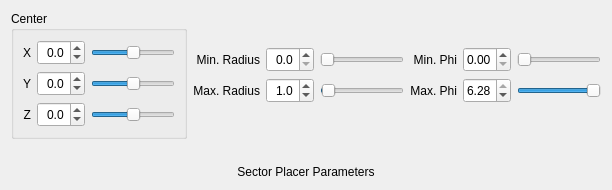
                <widget class="QWidget" name="SectorPlacerPage" >
                 <layout class="QGridLayout" name="gridLayout_20" >
                  <item rowspan="4" row="0" column="0" >
                   <widget class="QGroupBox" name="SectorPlacerGroupBox" >
                    <property name="title" >
                     <string>Center</string>
                    </property>
                    <layout class="QGridLayout" name="gridLayout_21" >
                     <item row="0" column="0" >
                      <widget class="QLabel" name="SectorPlacerXLabel" >
                       <property name="sizePolicy" >
                        <sizepolicy vsizetype="Fixed" hsizetype="Fixed" >
                         <horstretch>0</horstretch>
                         <verstretch>0</verstretch>
                        </sizepolicy>
                       </property>
                       <property name="minimumSize" >
                        <size>
                         <width>0</width>
                         <height>25</height>
                        </size>
                       </property>
                       <property name="text" >
                        <string>X</string>
                       </property>
                       <property name="alignment" >
                        <set>Qt::AlignRight|Qt::AlignTrailing|Qt::AlignVCenter</set>
                       </property>
                      </widget>
                     </item>
                     <item row="0" column="1" >
                      <widget class="QDoubleSpinBox" name="SectorPlacerXSpinBox" >
                       <property name="sizePolicy" >
                        <sizepolicy vsizetype="Fixed" hsizetype="Fixed" >
                         <horstretch>0</horstretch>
                         <verstretch>0</verstretch>
                        </sizepolicy>
                       </property>
                       <property name="minimumSize" >
                        <size>
                         <width>48</width>
                         <height>25</height>
                        </size>
                       </property>
                       <property name="maximumSize" >
                        <size>
                         <width>48</width>
                         <height>25</height>
                        </size>
                       </property>
                       <property name="alignment" >
                        <set>Qt::AlignRight|Qt::AlignTrailing|Qt::AlignVCenter</set>
                       </property>
                       <property name="decimals" >
                        <number>1</number>
                       </property>
                       <property name="minimum" >
                        <double>-10.000000000000000</double>
                       </property>
                       <property name="maximum" >
                        <double>10.000000000000000</double>
                       </property>
                       <property name="singleStep" >
                        <double>0.100000000000000</double>
                       </property>
                      </widget>
                     </item>
                     <item row="1" column="0" >
                      <widget class="QLabel" name="SectorPlacerYLabel" >
                       <property name="sizePolicy" >
                        <sizepolicy vsizetype="Fixed" hsizetype="Fixed" >
                         <horstretch>0</horstretch>
                         <verstretch>0</verstretch>
                        </sizepolicy>
                       </property>
                       <property name="minimumSize" >
                        <size>
                         <width>0</width>
                         <height>25</height>
                        </size>
                       </property>
                       <property name="text" >
                        <string>Y</string>
                       </property>
                       <property name="alignment" >
                        <set>Qt::AlignRight|Qt::AlignTrailing|Qt::AlignVCenter</set>
                       </property>
                      </widget>
                     </item>
                     <item row="1" column="1" >
                      <widget class="QDoubleSpinBox" name="SectorPlacerYSpinBox" >
                       <property name="sizePolicy" >
                        <sizepolicy vsizetype="Fixed" hsizetype="Fixed" >
                         <horstretch>0</horstretch>
                         <verstretch>0</verstretch>
                        </sizepolicy>
                       </property>
                       <property name="minimumSize" >
                        <size>
                         <width>48</width>
                         <height>25</height>
                        </size>
                       </property>
                       <property name="maximumSize" >
                        <size>
                         <width>48</width>
                         <height>25</height>
                        </size>
                       </property>
                       <property name="alignment" >
                        <set>Qt::AlignRight|Qt::AlignTrailing|Qt::AlignVCenter</set>
                       </property>
                       <property name="decimals" >
                        <number>1</number>
                       </property>
                       <property name="minimum" >
                        <double>-10.000000000000000</double>
                       </property>
                       <property name="maximum" >
                        <double>10.000000000000000</double>
                       </property>
                       <property name="singleStep" >
                        <double>0.100000000000000</double>
                       </property>
                      </widget>
                     </item>
                     <item row="2" column="0" >
                      <widget class="QLabel" name="SectorPlacerZLabel" >
                       <property name="sizePolicy" >
                        <sizepolicy vsizetype="Fixed" hsizetype="Fixed" >
                         <horstretch>0</horstretch>
                         <verstretch>0</verstretch>
                        </sizepolicy>
                       </property>
                       <property name="minimumSize" >
                        <size>
                         <width>0</width>
                         <height>25</height>
                        </size>
                       </property>
                       <property name="text" >
                        <string>Z</string>
                       </property>
                       <property name="alignment" >
                        <set>Qt::AlignRight|Qt::AlignTrailing|Qt::AlignVCenter</set>
                       </property>
                      </widget>
                     </item>
                     <item row="2" column="1" >
                      <widget class="QDoubleSpinBox" name="SectorPlacerZSpinBox" >
                       <property name="sizePolicy" >
                        <sizepolicy vsizetype="Fixed" hsizetype="Fixed" >
                         <horstretch>0</horstretch>
                         <verstretch>0</verstretch>
                        </sizepolicy>
                       </property>
                       <property name="minimumSize" >
                        <size>
                         <width>48</width>
                         <height>25</height>
                        </size>
                       </property>
                       <property name="maximumSize" >
                        <size>
                         <width>48</width>
                         <height>25</height>
                        </size>
                       </property>
                       <property name="alignment" >
                        <set>Qt::AlignRight|Qt::AlignTrailing|Qt::AlignVCenter</set>
                       </property>
                       <property name="decimals" >
                        <number>1</number>
                       </property>
                       <property name="minimum" >
                        <double>-10.000000000000000</double>
                       </property>
                       <property name="maximum" >
                        <double>10.000000000000000</double>
                       </property>
                       <property name="singleStep" >
                        <double>0.100000000000000</double>
                       </property>
                      </widget>
                     </item>
                     <item row="0" column="2" >
                      <widget class="QSlider" name="SectorPlacerXSlider" >
                       <property name="minimum" >
                        <number>-100</number>
                       </property>
                       <property name="maximum" >
                        <number>100</number>
                       </property>
                       <property name="orientation" >
                        <enum>Qt::Horizontal</enum>
                       </property>
                      </widget>
                     </item>
                     <item row="1" column="2" >
                      <widget class="QSlider" name="SectorPlacerYSlider" >
                       <property name="minimum" >
                        <number>-100</number>
                       </property>
                       <property name="maximum" >
                        <number>100</number>
                       </property>
                       <property name="orientation" >
                        <enum>Qt::Horizontal</enum>
                       </property>
                      </widget>
                     </item>
                     <item row="2" column="2" >
                      <widget class="QSlider" name="SectorPlacerZSlider" >
                       <property name="minimum" >
                        <number>-100</number>
                       </property>
                       <property name="maximum" >
                        <number>100</number>
                       </property>
                       <property name="orientation" >
                        <enum>Qt::Horizontal</enum>
                       </property>
                      </widget>
                     </item>
                    </layout>
                   </widget>
                  </item>
                  <item row="5" column="0" colspan="7" >
                   <widget class="QLabel" name="SectorPlacerParametersLabel" >
                    <property name="text" >
                     <string>Sector Placer Parameters</string>
                    </property>
                    <property name="alignment" >
                     <set>Qt::AlignCenter</set>
                    </property>
                   </widget>
                  </item>
                  <item row="1" column="1" >
                   <widget class="QLabel" name="SectorPlacerMinRadiusLabel" >
                    <property name="text" >
                     <string>Min. Radius</string>
                    </property>
                    <property name="alignment" >
                     <set>Qt::AlignRight|Qt::AlignTrailing|Qt::AlignVCenter</set>
                    </property>
                   </widget>
                  </item>
                  <item row="2" column="1" >
                   <widget class="QLabel" name="SectorPlacerMaxRadiusLabel" >
                    <property name="text" >
                     <string>Max. Radius</string>
                    </property>
                    <property name="alignment" >
                     <set>Qt::AlignRight|Qt::AlignTrailing|Qt::AlignVCenter</set>
                    </property>
                   </widget>
                  </item>
                  <item row="1" column="2" >
                   <widget class="QDoubleSpinBox" name="SectorPlacerMinRadiusSpinBox" >
                    <property name="sizePolicy" >
                     <sizepolicy vsizetype="Fixed" hsizetype="Fixed" >
                      <horstretch>0</horstretch>
                      <verstretch>0</verstretch>
                     </sizepolicy>
                    </property>
                    <property name="minimumSize" >
                     <size>
                      <width>48</width>
                      <height>25</height>
                     </size>
                    </property>
                    <property name="maximumSize" >
                     <size>
                      <width>48</width>
                      <height>25</height>
                     </size>
                    </property>
                    <property name="alignment" >
                     <set>Qt::AlignRight|Qt::AlignTrailing|Qt::AlignVCenter</set>
                    </property>
                    <property name="decimals" >
                     <number>1</number>
                    </property>
                    <property name="maximum" >
                     <double>10.000000000000000</double>
                    </property>
                    <property name="singleStep" >
                     <double>0.100000000000000</double>
                    </property>
                   </widget>
                  </item>
                  <item row="2" column="2" >
                   <widget class="QDoubleSpinBox" name="SectorPlacerMaxRadiusSpinBox" >
                    <property name="sizePolicy" >
                     <sizepolicy vsizetype="Fixed" hsizetype="Fixed" >
                      <horstretch>0</horstretch>
                      <verstretch>0</verstretch>
                     </sizepolicy>
                    </property>
                    <property name="minimumSize" >
                     <size>
                      <width>48</width>
                      <height>25</height>
                     </size>
                    </property>
                    <property name="maximumSize" >
                     <size>
                      <width>48</width>
                      <height>25</height>
                     </size>
                    </property>
                    <property name="alignment" >
                     <set>Qt::AlignRight|Qt::AlignTrailing|Qt::AlignVCenter</set>
                    </property>
                    <property name="decimals" >
                     <number>1</number>
                    </property>
                    <property name="maximum" >
                     <double>10.000000000000000</double>
                    </property>
                    <property name="singleStep" >
                     <double>0.100000000000000</double>
                    </property>
                    <property name="value" >
                     <double>1.000000000000000</double>
                    </property>
                   </widget>
                  </item>
                  <item row="1" column="3" >
                   <widget class="QSlider" name="SectorPlacerMinRadiusSlider" >
                    <property name="maximum" >
                     <number>100</number>
                    </property>
                    <property name="value" >
                     <number>0</number>
                    </property>
                    <property name="orientation" >
                     <enum>Qt::Horizontal</enum>
                    </property>
                   </widget>
                  </item>
                  <item row="2" column="3" >
                   <widget class="QSlider" name="SectorPlacerMaxRadiusSlider" >
                    <property name="maximum" >
                     <number>100</number>
                    </property>
                    <property name="value" >
                     <number>1</number>
                    </property>
                    <property name="orientation" >
                     <enum>Qt::Horizontal</enum>
                    </property>
                   </widget>
                  </item>
                  <item row="1" column="4" >
                   <widget class="QLabel" name="SectorPlacerMinPhiLabel" >
                    <property name="text" >
                     <string>Min. Phi</string>
                    </property>
                    <property name="alignment" >
                     <set>Qt::AlignRight|Qt::AlignTrailing|Qt::AlignVCenter</set>
                    </property>
                   </widget>
                  </item>
                  <item row="2" column="4" >
                   <widget class="QLabel" name="SectorPlacerMaxPhiLabel" >
                    <property name="text" >
                     <string>Max. Phi</string>
                    </property>
                    <property name="alignment" >
                     <set>Qt::AlignRight|Qt::AlignTrailing|Qt::AlignVCenter</set>
                    </property>
                   </widget>
                  </item>
                  <item row="1" column="5" >
                   <widget class="QDoubleSpinBox" name="SectorPlacerMinPhiSpinBox" >
                    <property name="sizePolicy" >
                     <sizepolicy vsizetype="Fixed" hsizetype="Fixed" >
                      <horstretch>0</horstretch>
                      <verstretch>0</verstretch>
                     </sizepolicy>
                    </property>
                    <property name="minimumSize" >
                     <size>
                      <width>48</width>
                      <height>25</height>
                     </size>
                    </property>
                    <property name="maximumSize" >
                     <size>
                      <width>48</width>
                      <height>25</height>
                     </size>
                    </property>
                    <property name="alignment" >
                     <set>Qt::AlignRight|Qt::AlignTrailing|Qt::AlignVCenter</set>
                    </property>
                    <property name="decimals" >
                     <number>2</number>
                    </property>
                    <property name="maximum" >
                     <double>6.280000000000000</double>
                    </property>
                    <property name="singleStep" >
                     <double>0.010000000000000</double>
                    </property>
                   </widget>
                  </item>
                  <item row="2" column="5" >
                   <widget class="QDoubleSpinBox" name="SectorPlacerMaxPhiSpinBox" >
                    <property name="sizePolicy" >
                     <sizepolicy vsizetype="Fixed" hsizetype="Fixed" >
                      <horstretch>0</horstretch>
                      <verstretch>0</verstretch>
                     </sizepolicy>
                    </property>
                    <property name="minimumSize" >
                     <size>
                      <width>48</width>
                      <height>25</height>
                     </size>
                    </property>
                    <property name="maximumSize" >
                     <size>
                      <width>48</width>
                      <height>25</height>
                     </size>
                    </property>
                    <property name="alignment" >
                     <set>Qt::AlignRight|Qt::AlignTrailing|Qt::AlignVCenter</set>
                    </property>
                    <property name="decimals" >
                     <number>2</number>
                    </property>
                    <property name="maximum" >
                     <double>6.280000000000000</double>
                    </property>
                    <property name="singleStep" >
                     <double>0.010000000000000</double>
                    </property>
                    <property name="value" >
                     <double>6.280000000000000</double>
                    </property>
                   </widget>
                  </item>
                  <item row="1" column="6" >
                   <widget class="QSlider" name="SectorPlacerMinPhiSlider" >
                    <property name="maximum" >
                     <number>628</number>
                    </property>
                    <property name="orientation" >
                     <enum>Qt::Horizontal</enum>
                    </property>
                   </widget>
                  </item>
                  <item row="2" column="6" >
                   <widget class="QSlider" name="SectorPlacerMaxPhiSlider" >
                    <property name="maximum" >
                     <number>628</number>
                    </property>
                    <property name="value" >
                     <number>628</number>
                    </property>
                    <property name="orientation" >
                     <enum>Qt::Horizontal</enum>
                    </property>
                   </widget>
                  </item>
                  <item row="4" column="0" colspan="7" >
                   <spacer name="verticalSpacer_21" >
                    <property name="orientation" >
                     <enum>Qt::Vertical</enum>
                    </property>
                    <property name="sizeType" >
                     <enum>QSizePolicy::Fixed</enum>
                    </property>
                    <property name="sizeHint" stdset="0" >
                     <size>
                      <width>20</width>
                      <height>20</height>
                     </size>
                    </property>
                   </spacer>
                  </item>
                  <item row="0" column="2" >
                   <spacer name="verticalSpacer_22" >
                    <property name="orientation" >
                     <enum>Qt::Vertical</enum>
                    </property>
                    <property name="sizeType" >
                     <enum>QSizePolicy::Fixed</enum>
                    </property>
                    <property name="sizeHint" stdset="0" >
                     <size>
                      <width>20</width>
                      <height>10</height>
                     </size>
                    </property>
                   </spacer>
                  </item>
                  <item row="3" column="2" >
                   <spacer name="verticalSpacer_23" >
                    <property name="orientation" >
                     <enum>Qt::Vertical</enum>
                    </property>
                    <property name="sizeType" >
                     <enum>QSizePolicy::Fixed</enum>
                    </property>
                    <property name="sizeHint" stdset="0" >
                     <size>
                      <width>20</width>
                      <height>10</height>
                     </size>
                    </property>
                   </spacer>
                  </item>
                 </layout>
                </widget>
